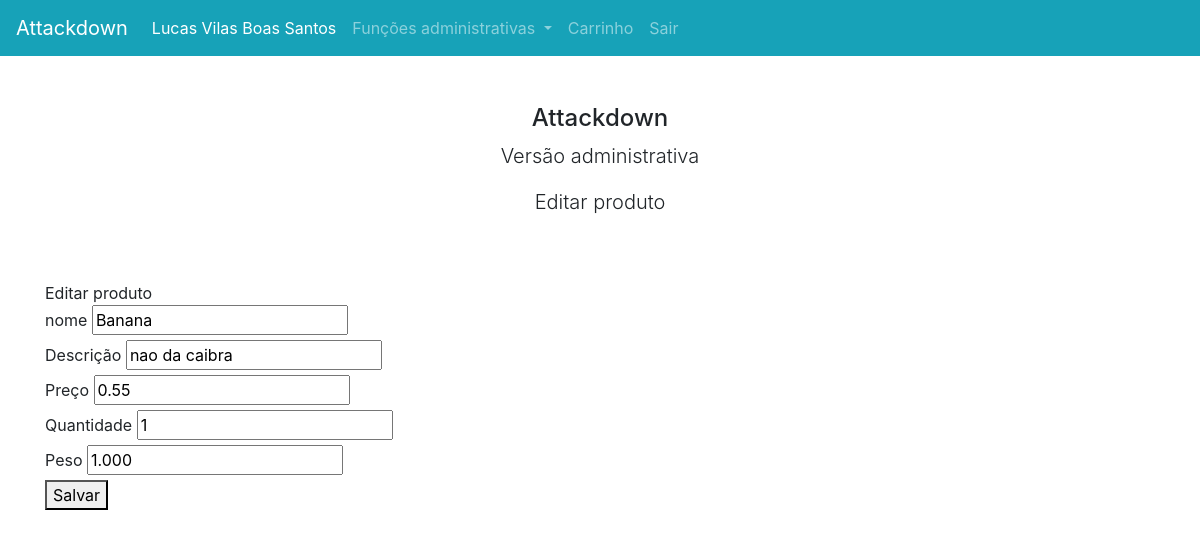
Screenshot of /produto/editar/1/ (signed in) with the database file from the repository.
### account/models.py (models this page shows, shortened)
class Account(AbstractBaseUser, PermissionsMixin):
    email = models.EmailField(_('email address'), unique=True, max_length=60)
    cpf = models.TextField(unique=True, primary_key=True)
    nome = models.TextField(max_length=45)
    cargo = models.TextField(max_length=20)
    is_admin = models.BooleanField(default=False)
    is_staff = models.BooleanField(default=False)
    is_superuser = models.BooleanField(default=False)
    is_active = models.BooleanField(default=True)
    date_joined = models.DateTimeField(default=timezone.now)
    USERNAME_FIELD = 'email'
    REQUIRED_FIELDS = ['cpf']
    objects = AccountManager()

### produto/models.py (models this page shows)
class Produto(models.Model):
    idProduto = models.AutoField(primary_key=True)
    nome = models.CharField(max_length=30)
    descricao = models.CharField(max_length=90)
    preco = models.DecimalField(max_digits=6, decimal_places=2, default=0.01)
    quantidade = models.IntegerField()
    peso = models.DecimalField(decimal_places=3, max_digits=5)

### produto/views.py (the view)
# urls.py: path('editar/<str:id_produto>/', views.editar_produto, name="editar-produto")
def editar_produto(request, id_produto):
    context = {}
    produto = get_object_or_404(Produto, idProduto=id_produto)
    if request.POST:
        editar_form = ProdutoForm(request.POST, instance=produto)
        if editar_form.is_valid():
            produto = editar_form.save()
            produto.save()
            return redirect("/produto/lista")
    else:
        editar_form = ProdutoForm(instance=produto)
        context['produto'] = editar_form
    return render(request, 'editar-produto.html', context)

### produto/forms.py
class ProdutoForm(forms.ModelForm):
    nome = forms.CharField()
    descricao = forms.CharField()
    preco = forms.DecimalField(min_value=0.00, initial=0.01)
    quantidade = forms.IntegerField(min_value=1, initial=0)
    peso = forms.DecimalField(min_value=0.0, initial=0.1)
    class Meta:
        model = Produto
        fields = ("nome", "descricao", "preco", "quantidade", "peso")

### templates/editar-produto.html (shortened to what this page needs)
{% extends "base.html" %}
{% block conteudo %}
{% block titulobody %}Editar produto{%endblock titulobody %}
    <form method="POST">{% csrf_token %}
        <label>nome</label>
        {{ produto.nome }}<br>
        <label>Descrição</label>
        {{ produto.descricao }}<br>
        <label>Preço</label>
        {{ produto.preco }}<br>
        <label>Quantidade</label>
        {{ produto.quantidade }}<br>
        <label>Peso</label>
        {{ produto.peso }}<br>
        <button>Salvar</button>
    </form>
{% endblock conteudo %}

### templates/base.html (shortened to what this page needs)
<html>
<head>
<link rel="stylesheet" href="https://stackpath.bootstrapcdn.com/bootstrap/4.2.1/css/bootstrap.min.css">
</head>
<body>
<nav class="navbar navbar-expand-xl navbar-dark bg-info">
	<a class="navbar-brand" href="http://127.0.0.1:8000/index/">Attackdown</a>
    <div class="collapse navbar-collapse" id="navbarSupportedContent">
		<ul class="navbar-nav mr-auto">
			<li class="nav-item active">
				<a class="nav-link" href="#">{{user.nome}}<span class="sr-only">(current)</span></a>
			</li>
			<li class="nav-item dropdown">
				<a class="nav-link dropdown-toggle" href="#" id="navbarDropdown" role="button" data-toggle="dropdown" aria-haspopup="true" aria-expanded="false">
				Funções administrativas
				</a>
			</li>
			<li class="nav-item">
				<a class="nav-link" href="/carrinho" tabindex="-1">Carrinho</a>
			</li>
			<li class="nav-item">
				<a class="nav-link" href="/accounts/logout" tabindex="-1">Sair</a>
			</li>
		</ul>
	</div>
</nav>
<div class="d-flex justify-content-around my-5">
    <div class="flex-grow-1 text-center align-self-center">
    	<h4 class="h4">Attackdown</h4>
        <p class="lead">Versão administrativa</p>
		<p class="lead">{% block titulobody %}{%endblock titulobody %}</p>
    </div>
</div>
<div class="container">
	{% block conteudo %}
	{% endblock conteudo %}
</div>
</body>
</html>

### templates/base.html (style rules this page uses)
body { min-height: 100vh; }

### rows the page displays
Account: nome "Lucas Vilas Boas Santos"
Produto: nome "Banana", descricao "nao da caibra", preco "0.55", quantidade "1", peso "1.000"
